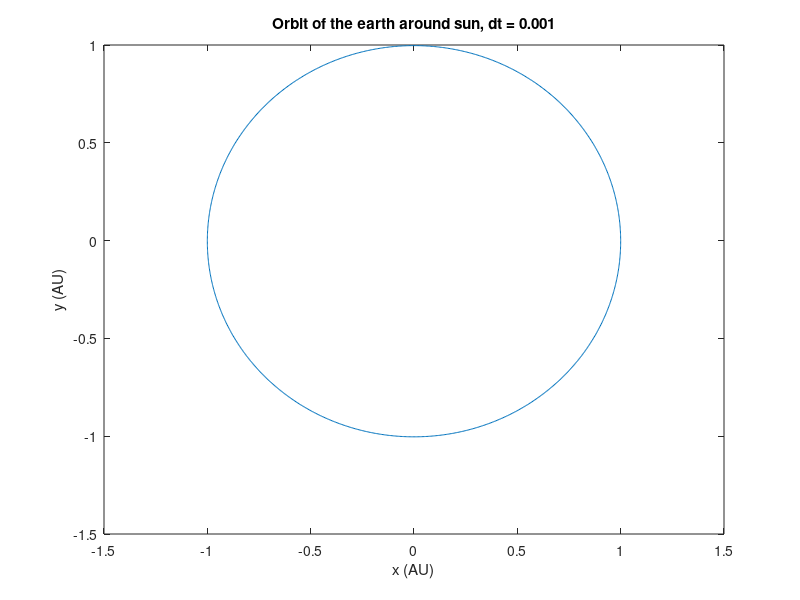

MATLAB code for this plot:
close all;
clear all;


%constants in AUs
R = 1;
v_init = 2*pi; %*0.72/0.62;
Me = 3.003*1e-6;
G = 4*(pi^2);
Ms =1;
%time in years
tstart = 0;
tend = 1;
dt = .001;
npoints = (tend-tstart)/dt;

for n=3:3
    k = [0.6; 0.8; 1; sqrt(2)];
%arrays
x = zeros(npoints, 1);
y = zeros(npoints, 1);
vx = zeros(npoints, 1);
vy = zeros(npoints, 1);
r = zeros(npoints, 1);
time = zeros(npoints, 1);
x(1) = R;
vy(1) = k(n)*v_init;

for step=1:npoints
    r(step) = sqrt(x(step)^2+y(step)^2);
    vx(step+1) = vx(step) - (v_init^2*x(step)*dt)/(r(step)^3);
    x(step+1) = x(step) + vx(step+1)*dt;
    vy(step+1) = vy(step) - (v_init^2*y(step)*dt)/(r(step)^3);
    y(step+1) = y(step) + vy(step+1)*dt;
    time(step+1)=time(step)+dt;
end

if(max(x)>max(y))
    a=max(x);
    b=max(y);

else
    a=max(y);
    b=max(x);
end

e = sqrt(1-(b*b/a*a))
KE = (0.5)*Me*(vx.^2+vy.^2);
PE = -G*Me*Ms./(sqrt(x.^2+y.^2));
% 
plot(x, y);
title('Orbit of the earth around sun, dt = 0.001');
xlabel('x (AU)');
ylabel('y (AU)');
% legend('v init = 0.2*v init_{circular}','v init = 0.8*v init_{circular}','v init = 1*v init_{circular}','v init = 1.5*v init_{circular}');
% hold on
% % xlim([-1,1]);
% % ylim([-1,1]);


% plot(time, KE+PE);
% title('Total Energy');
% xlabel('Time (in years)');
% ylabel('Energy (in AU)');
% legend('v init = 0.6*v init_{circular}','v init = 0.8*v init_{circular}','v init = 1*v init_{circular}','v init = 1.5*v init_{circular}');
% hold on
end



    